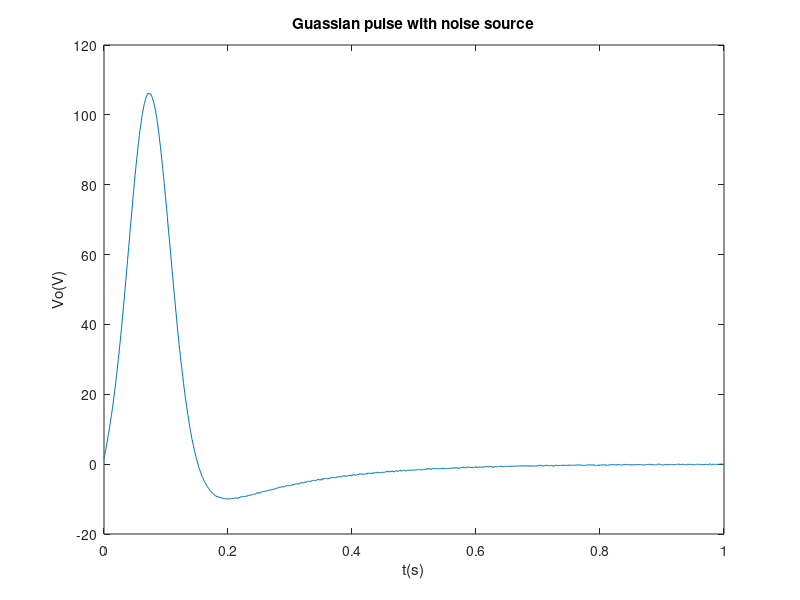
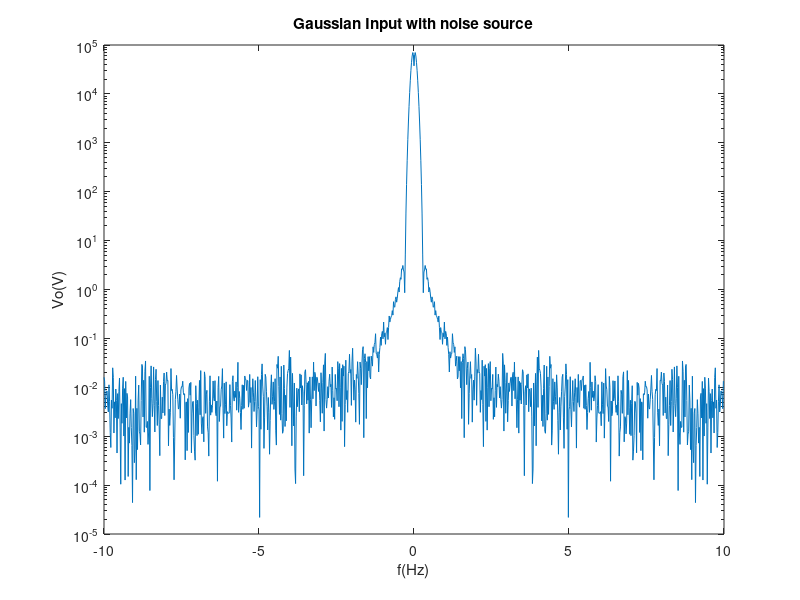

The MATLAB script that drew these images, in order:
clear;
clc;

R1=1;
C=0.25;
R2=2;
L=0.2;
R3=10;
alpha=100;
R4=0.00001;
R0=1000;
Cn=0.00001;
dt=0.001;


Chat=zeros(8,8);
Chat(1,2)=C;
Chat(1,3)=-C;
Chat(2,2)=-C;
Chat(2,3)=C;
Chat(3,5)=Cn;
Chat(6,4)=-L;

for Vin=-10:1:10
    Ghat=zeros(8,8);
    Ghat(1,1)=-1;
    Ghat(1,2)=1/R1;
    Ghat(1,3)=-1/R1;
    Ghat(2,2)=-1/R1;
    Ghat(2,3)=1/R1+1/R2;
    Ghat(2,4)=1;
    Ghat(3,4)=-1;
    Ghat(3,5)=1/R3;
    Ghat(4,6)=-1;
    Ghat(4,7)=1/R4;
    Ghat(4,8)=-1/R4;
    Ghat(5,7)=-1/R4;
    Ghat(5,8)=1/R4+1/R0;
    Ghat(6,3)=1;
    Ghat(6,5)=-1;
    Ghat(7,2)=1;
    Ghat(8,5)=alpha/R3;
    Ghat(8,7)=-1;
end

A=Chat/dt+Ghat;
F=zeros(8,1);
V3=zeros(8,1);
Vp=V3;
Vo3=zeros(1,1000);
for t=0:dt:1
    F(7,1)=1/(0.03*sqrt(2*pi))*exp(-0.5*((t-0.06)/0.03)^2);
    F(3,1)=-0.001*randn();
    V3=inv(A)*(Chat*Vp/dt+F);
    Vp=V3;
    
    if t>0
        Vo3(1,round(t*(1/dt)))=V3(8);
    end
end
t=linspace(0,1,(1/dt));
figure(1);
plot(t,Vo3);
title('Guassian pulse with noise source');
xlabel('t(s)');
ylabel('Vo(V)');

fs=20;
n=length(Vo3);
X=fft(Vo3);
Y=fftshift(X);
fshift=(-n/2:n/2-1)*fs/n;
powershift = abs(Y).^2/n;
figure(2);
semilogy(fshift,powershift);
title('Gaussian Input with noise source');
xlabel('f(Hz)');
ylabel('Vo(V)');


